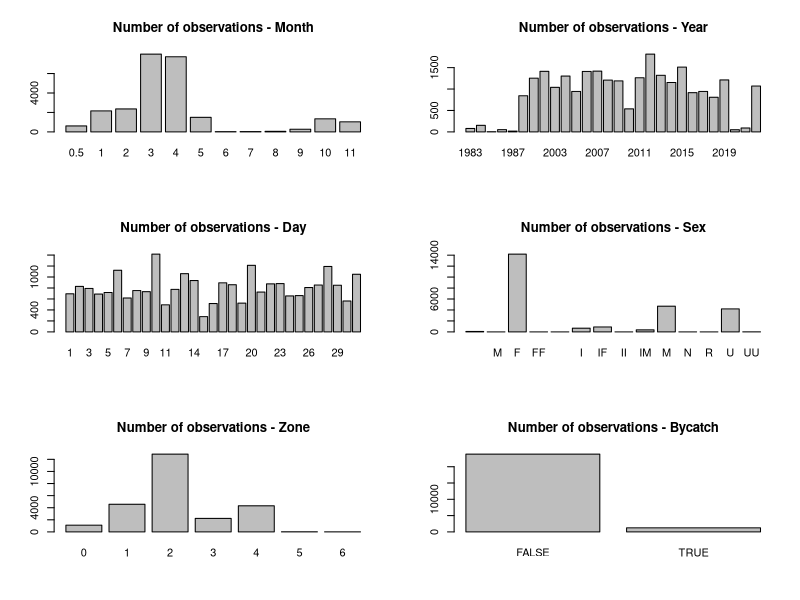
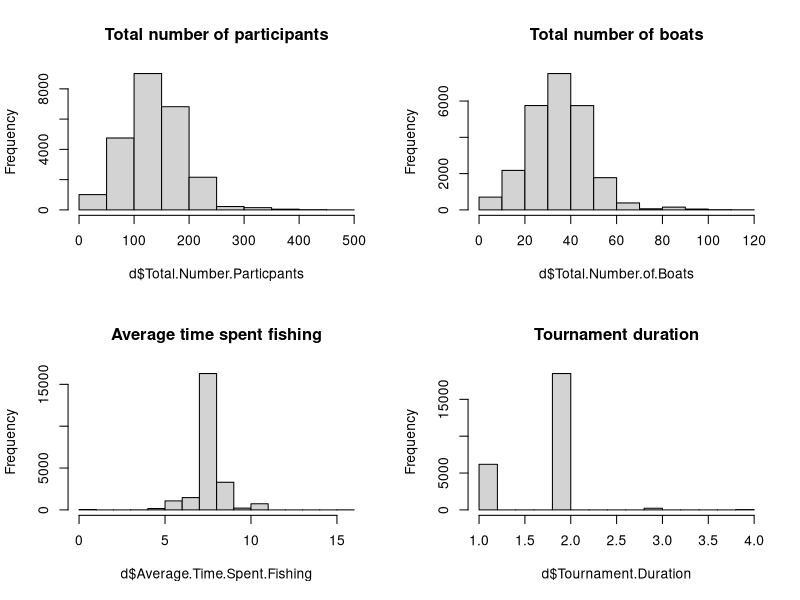
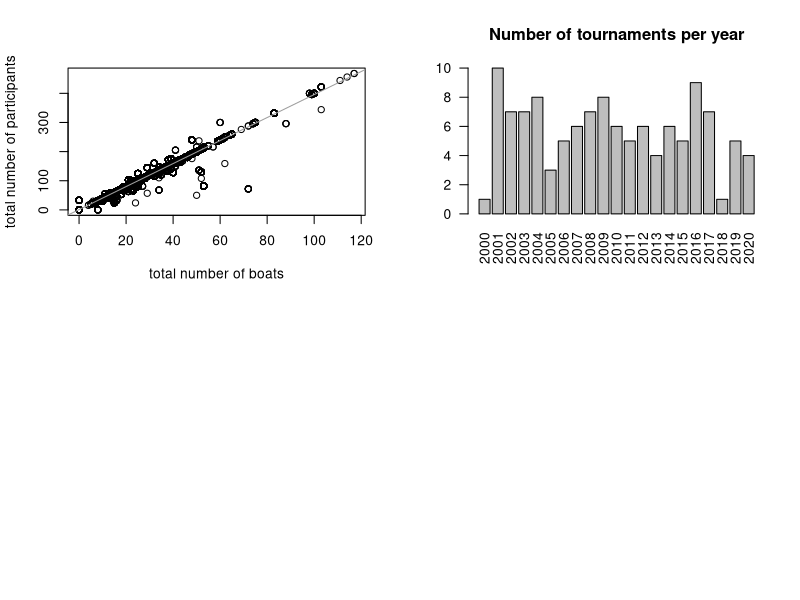
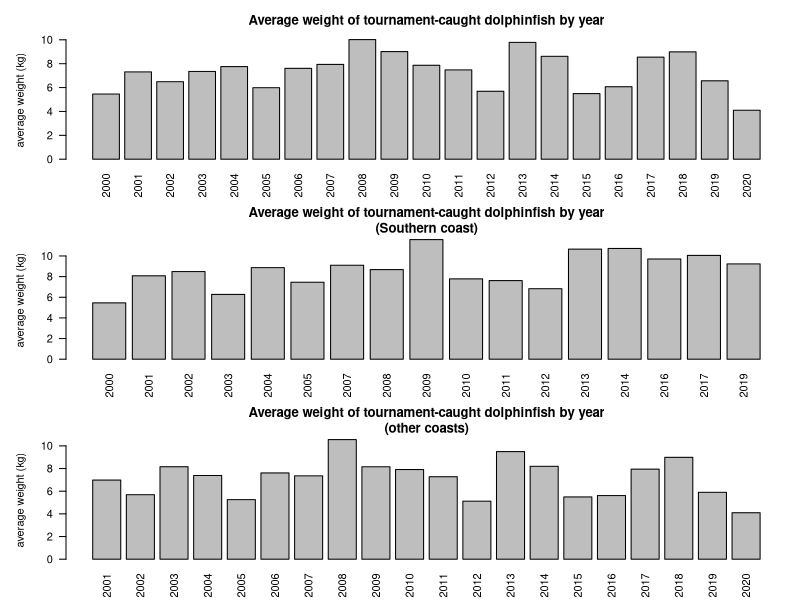
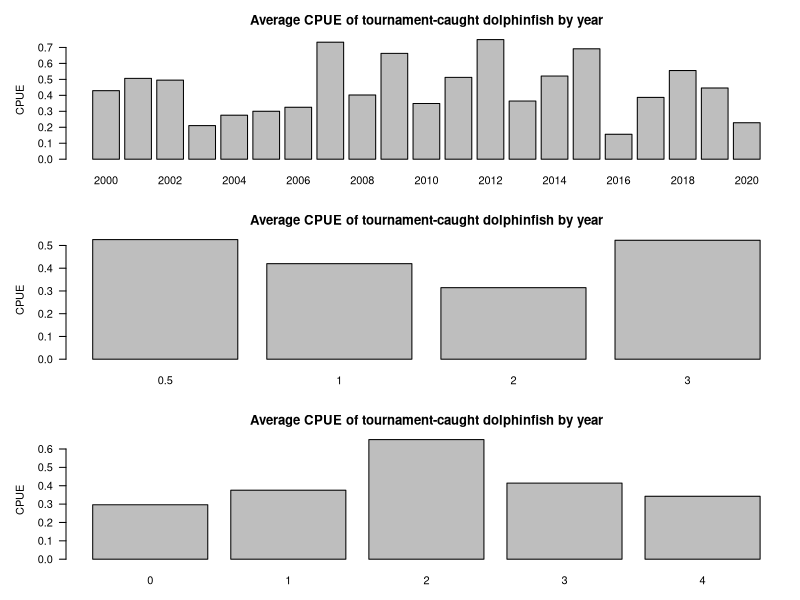
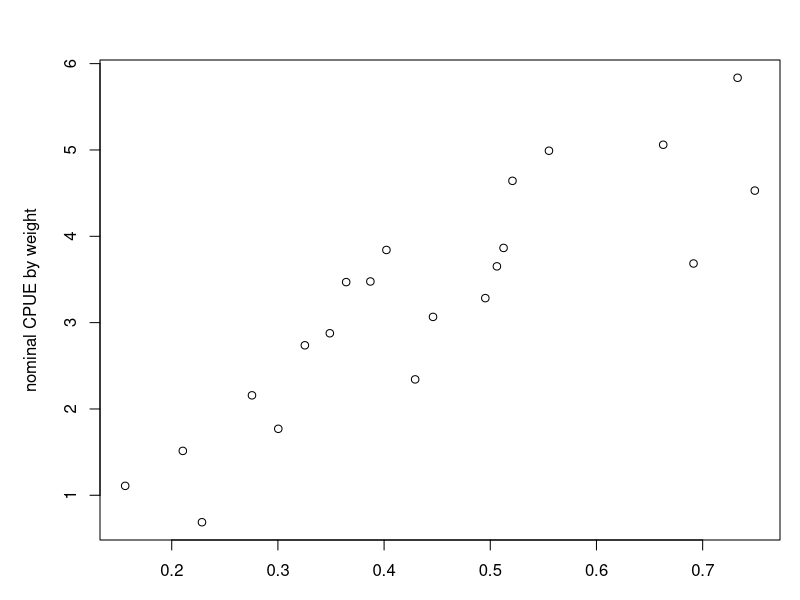
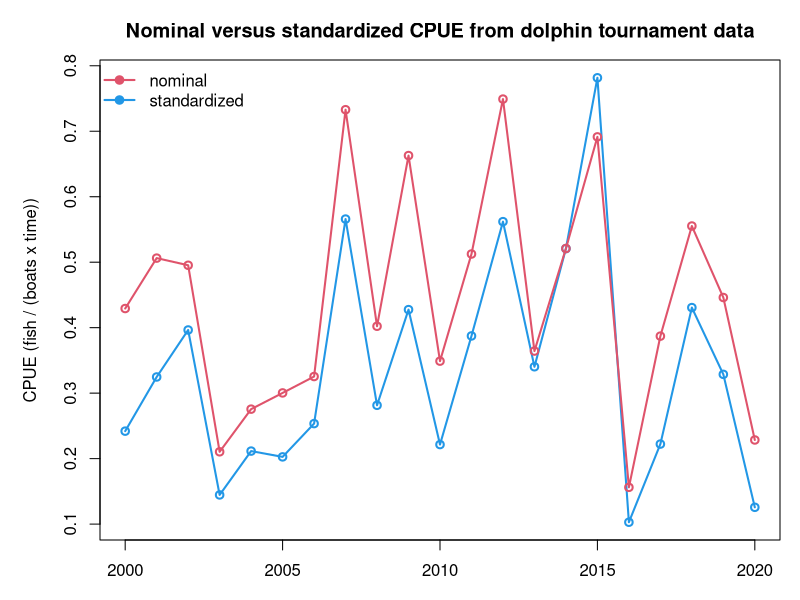
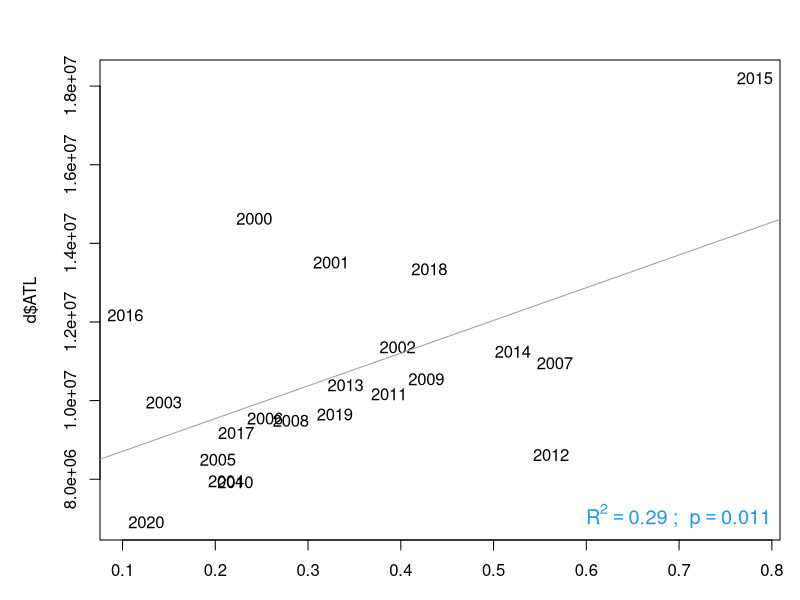

Write R code to recreate these figures, in order. (Note: this script raises an error after producing the figures.)
## ---- chunk 1
#| warning: false
#| echo: true

# clear workspace
rm(list = ls())

# import data -------------------------------------
d <- read.csv("data/PRDNER-DolTournamentData.csv") 
#apply(d, 2, table)
head(d)

# clean dates and extract month day year ---------
d$Date <- as.character(d$Date)
d$month <- NA
d$day <- NA
d$year <- NA

for (i in 1:nrow(d))  {# M
  d[i, 16:18] <- unlist(strsplit(d$Date[i], "-"))  }
#head(d)

# clean up errors and check outputs ---------------------
d$month <- substr(d$month, 1, 3)
d$month[which(d$month == "Abr")] <- "Apr"
d$month[which(d$month == "Arp")] <- "Apr"

d$day[which(d$day == "November" | d$day == "December")] <- NA
d$year[which(d$year == "November" | d$year == "December")] <- NA

d$day <- as.numeric(d$day)
d$year <- as.numeric(d$year)

# standardize year format
d$year[which(d$year < 83)] <- d$year[which(d$year < 83)] + 2000
d$year[which(d$year < 2000)] <- d$year[which(d$year < 2000)] + 1900

d$mon <- match(d$month, month.abb)

table(d$month)
table(d$day)
table(d$year)

## ---- chunk 2
#| echo: true

# fix so Dec is grouped with following year -----------------
d$mon[which(d$mon == 12)] <- 0.5
d$year2 <- d$year
d$year2[which(d$mon == 0.5)] <- d$year[which(d$mon == 0.5)]+1
rbind(table(d$year), table(d$year2))

#head(d)
#tail(d)

## ---- chunk 3
#| echo: true
#| fig-width: 10
#| fig-height: 8

# look at data columns ----------------------------------

par(mfrow = c(3, 2))
barplot(table(d$mon), main = "Number of observations - Month")
barplot(table(d$year), main = "Number of observations - Year")
barplot(table(d$day), main = "Number of observations - Day")
barplot(table(d$Sex), main = "Number of observations - Sex")
barplot(table(d$Zone), main = "Number of observations - Zone")
barplot(table(d$Bycatch), main = "Number of observations - Bycatch")

par(mfrow = c(2, 2))
hist(d$Total.Number.Particpants, main = "Total number of participants")
hist(d$Total.Number.of.Boats, main = "Total number of boats")
hist(d$Average.Time.Spent.Fishing, main = "Average time spent fishing")
hist(d$Tournament.Duration, main = "Tournament duration")

## ---- chunk 4
#| warning: false
#| echo: true
#| fig-width: 6
#| fig-height: 6

# find NAs in tournament details -------------------
table(is.na(d$Total.Number.of.Boats))
table(is.na(d$Total.Number.Particpants))
table(is.na(d$Total.Number.Particpants) & is.na(d$Total.Number.of.Boats))
table(is.na(d$Average.Time.Spent.Fishing))

plot(d$Total.Number.of.Boats, d$Total.Number.Particpants, xlab = "total number of boats", ylab = "total number of participants")
out <- lm(d$Total.Number.Particpants ~ d$Total.Number.of.Boats)
abline(out, col = 8)

## ---- chunk 5
#| warning: false
#| echo: true
#| 
# create unique tournament ID number -------------------------
d$dat <- paste0(d$day, d$month, d$year)
length(unique(paste0(d$day, d$month, d$year, d$Total.Number.Particpants)))
length(unique(paste0(d$day, d$month, d$year, d$Location)))
length(unique(paste0(d$day, d$month, d$year, d$Total.Number.of.Boats)))
length(unique(paste0(d$day, d$month, d$year, d$Tournament.Duration)))
d$datID <- paste0(d$day, d$month, d$year, d$Total.Number.Particpants)

#barplot(table(d$mon))
## ---- chunk 6
#| warning: false
#| echo: true

# remove non-target cases; use only directed trips -------------------
dfull <- d
d <- d[which(d$Bycatch == FALSE), ]

# subset by season, e.g. 0 - 4 is December to April -------------------
d <- d[which(d$mon >= 0 & d$mon <= 3), ]

#length(unique(d$Date))
length(unique(d$dat))
length(unique(d$datID))
## ---- chunk 7
#| warning: false
#| echo: true
#| 
# calculate total by tournament ----------------------------
totWT <- tapply(d$Weight..Kg., d$datID, sum, na.rm = T)
totN <- table(d$datID)
mon <- tapply(d$mon, d$datID, mean, na.rm = T)
year <- tapply(d$year2, d$datID, mean, na.rm = T)

# checks on month and tournament assignments ----------------------
#table(d$year[d$mon == 0.5], d$year2[d$mon == 0.5])
#table(d$year[d$mon != 0.5], d$year2[d$mon != 0.5])

max(tapply(d$Total.Number.Particpants, d$datID, sd), na.rm = T)  # should all be zeros
max(tapply(d$Total.Number.of.Boats, d$datID, sd), na.rm = T)
max(tapply(d$Average.Time.Spent.Fishing, d$datID, sd), na.rm = T)

# assign attributes of tournaments -------------------------------
Npart <- tapply(d$Total.Number.Particpants, d$datID, mean, na.rm = T)
Nboat <- tapply(d$Total.Number.of.Boats, d$datID, mean, na.rm = T)
Ftime <- tapply(d$Average.Time.Spent.Fishing, d$datID, mean, na.rm = T)
dura <- tapply(d$Tournament.Duration, d$datID, mean, na.rm = T)
zone <- tapply(d$Zone, d$datID, mean, na.rm = T)

# new data frame for standardization ----------------------------------
dat <- data.frame(cbind(year, mon, zone, Npart, Nboat, Ftime, dura, totWT, totN))
dat$avwt <- dat$totWT / dat$totN

head(dat)

## ---- chunk 8
#| warning: false
#| echo: true

# fill in NAs ---------------------------------------------------
dat$Nboat[which(dat$Nboat == 0)] <- NA
dat$Npart[which(dat$Npart == 0)] <- NA
dat$Ftime[which(dat$Ftime == 0)] <- NA

#hist(dat$Ftime)
which(is.na(dat$Ftime))
dat$Ftime[is.na(dat$Ftime)] <- median(dat$Ftime, na.rm = T)

#hist(dat$Nboat)
which(is.na(dat$Nboat))
which(is.na(dat$Npart))

dat$Npart[is.na(dat$Nboat)]
#plot(dat$Nboat, dat$Npart)
#dat$Npart / dat$Nboat
dat$Nboat[is.na(dat$Nboat)] <- dat$Npart[is.na(dat$Nboat)] / 4
#dat$Npart[is.na(dat$Nboat)]
dat$Nboat[is.na(dat$Nboat)] <- median(dat$Nboat, na.rm = T)

which(is.na(dat$Nboat))
which(is.na(dat$Ftime))
which(is.na(dat$totN))

## ---- chunk 9
#| warning: false
#| echo: true
#| 
# subset years -----------------------------------

yrs <- 2000:2020

dat[is.na(dat)] <- NA
dat <- dat[which(dat$year >= min(yrs)), ]
dat <- dat[which(dat$year <= max(yrs)), ]

# calculate CPUE -----------------------------------
dat$eff <- dat$Nboat * dat$Ftime   # dat$dura
dat$cpue <- dat$totN / dat$eff
dat$cpueW <- dat$totWT / dat$eff

which(dat$cpue == "Inf")
which(dat$cpueW == "Inf")
#dat$cpue[which(dat$cpue == "Inf")] <- NA

barplot(table(dat$year), las = 2, main = "Number of tournaments per year")

## ---- chunk 10
#| warning: false
#| echo: true
#| fig-width: 8
#| fig-height: 10

# look at nominal trends ----------------------------
par(mfrow = c(3, 1), mar = c(3, 5, 3, 1))
barplot(tapply(dat$avwt, dat$year, mean, na.rm = T), las = 2, 
        main = "Average weight of tournament-caught dolphinfish by year", 
        ylab = "average weight (kg)")

d2 <- dat[which(dat$zone == 2), ]
barplot(tapply(d2$avwt, d2$year, mean, na.rm = T), las = 2, 
        main = "Average weight of tournament-caught dolphinfish by year\n(Southern coast)", 
        ylab = "average weight (kg)")

d2 <- dat[which(dat$zone != 2), ]
barplot(tapply(d2$avwt, d2$year, mean, na.rm = T), las = 2, 
        main = "Average weight of tournament-caught dolphinfish by year\n(other coasts)", 
        ylab = "average weight (kg)")

# look at nominal trends by year, month and zone
barplot(tapply(dat$cpue, dat$year, mean, na.rm = T), las = 1, 
         main = "Average CPUE of tournament-caught dolphinfish by year", 
        xlab = "year", ylab = "CPUE")
barplot(tapply(dat$cpue, dat$mon, mean, na.rm = T), las = 1,  
        main = "Average CPUE of tournament-caught dolphinfish by year", 
        xlab = "month", ylab = "CPUE")
barplot(tapply(dat$cpue, dat$zone, mean, na.rm = T), las = 1, 
         main = "Average CPUE of tournament-caught dolphinfish by year", 
        xlab = "zone", ylab = "CPUE")

par(mfrow = c(1, 1))
plot(tapply(dat$cpue, dat$year, mean, na.rm = T), tapply(dat$cpueW, dat$year, mean, na.rm = T), 
     xlab = "nominal CPUE by number", ylab = "nominal CPUE by weight")
cor(tapply(dat$cpue, dat$year, mean, na.rm = T), tapply(dat$cpueW, dat$year, mean, na.rm = T))
    
## ---- chunk 11
#| warning: false
#| echo: true

# convert variables to factors ----------------------
dat$year <- as.factor(dat$year)
dat$mon <- as.factor(dat$mon)
dat$zone <- as.factor(dat$zone)

# standardization -----------------------------------
out <- lm(log(dat$cpue) ~ dat$year + 0 + dat$mon + dat$zone)
summary(out)
anova(out)

# estimated coefficients from standardization
exp(out$coefficients[1:length(unique(dat$year))])
stcpue <- exp(out$coefficients[1:length(unique(dat$year))])
ind <- data.frame(sort(unique(dat$year)), stcpue)
names(ind)[1] <- "Year"

## ---- chunk 12
#| warning: false
#| echo: true

# look at nominal vs standardized index ------------------------
plot(yrs, stcpue, type = "l", lwd = 2, col = 4, main = "Nominal versus standardized CPUE from dolphin tournament data",
     xlab = "year", ylab = "CPUE (fish / (boats x time))")
points(yrs, stcpue, pch = 1, lwd = 2, col = 4) 
lines(yrs, tapply(dat$cpue, dat$year, mean, na.rm = T) *1.0, col = 2, lwd = 2)
points(yrs, tapply(dat$cpue, dat$year, mean, na.rm = T) *1.0, col = 2, lwd = 2, pch = 1)
legend("topleft", c("nominal", "standardized"), lwd = 2, pch = 19, col = c(2, 4), bty = "n")

cor(stcpue, tapply(dat$cpue, dat$year, mean, na.rm = T))

## ---- chunk 13
#| warning: false
#| echo: true
#| fig-width: 6
#| fig-height: 6

rec <- read.csv("data/recLandings.csv")
names(rec)[1] <- "Year"
rec$ATL <- rowSums(rec[3:6], na.rm = T)

d <- merge(rec, ind, by = "Year")

plot(d$stcpue, d$ATL, col = 0)
text(d$stcpue, d$ATL, d$Year, col = 1)
out <- lm(d$ATL ~ d$stcpue)
abline(out, col = 8)
summary(out)

r2 <- summary(out)$r.squared
p_val <- summary(out)$coefficients[2, 4]
p_display <- ifelse(p_val < 0.001, "p < 0.001", paste("p =", round(p_val, 3)))
legend("bottomright", 
       legend = bquote(R^2 == .(round(r2, 2)) ~ "; " ~ p == .(round(p_val, 3))),
       bty = "n", cex = 1.2, text.col = 4)

## ---- chunk 14
#| warning: false
#| echo: true

# output the index
write.csv(ind, file = "indices/PRtournament_index.csv", row.names = F)
